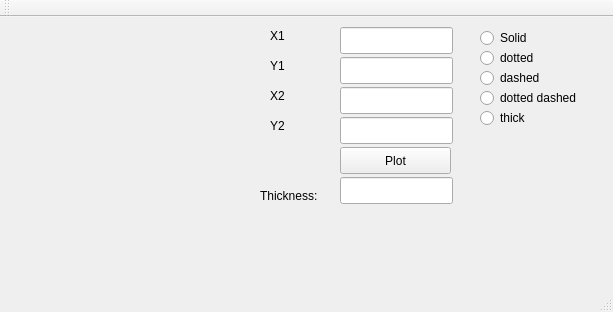
<?xml version="1.0" encoding="UTF-8"?>
<ui version="4.0">
 <class>pixel</class>
 <widget class="QMainWindow" name="pixel">
  <property name="geometry">
   <rect>
    <x>0</x>
    <y>0</y>
    <width>613</width>
    <height>312</height>
   </rect>
  </property>
  <property name="windowTitle">
   <string>pixel</string>
  </property>
  <widget class="QWidget" name="centralWidget">
   <widget class="QLabel" name="label">
    <property name="geometry">
     <rect>
      <x>270</x>
      <y>10</y>
      <width>67</width>
      <height>17</height>
     </rect>
    </property>
    <property name="text">
     <string>X1</string>
    </property>
   </widget>
   <widget class="QLabel" name="label_2">
    <property name="geometry">
     <rect>
      <x>270</x>
      <y>40</y>
      <width>67</width>
      <height>17</height>
     </rect>
    </property>
    <property name="text">
     <string>Y1</string>
    </property>
   </widget>
   <widget class="QLabel" name="label_3">
    <property name="geometry">
     <rect>
      <x>270</x>
      <y>70</y>
      <width>67</width>
      <height>17</height>
     </rect>
    </property>
    <property name="text">
     <string>X2</string>
    </property>
   </widget>
   <widget class="QLabel" name="label_4">
    <property name="geometry">
     <rect>
      <x>270</x>
      <y>100</y>
      <width>67</width>
      <height>17</height>
     </rect>
    </property>
    <property name="text">
     <string>Y2</string>
    </property>
   </widget>
   <widget class="QLineEdit" name="lineEdit">
    <property name="geometry">
     <rect>
      <x>340</x>
      <y>10</y>
      <width>113</width>
      <height>27</height>
     </rect>
    </property>
   </widget>
   <widget class="QLineEdit" name="lineEdit_2">
    <property name="geometry">
     <rect>
      <x>340</x>
      <y>40</y>
      <width>113</width>
      <height>27</height>
     </rect>
    </property>
   </widget>
   <widget class="QLineEdit" name="lineEdit_3">
    <property name="geometry">
     <rect>
      <x>340</x>
      <y>70</y>
      <width>113</width>
      <height>27</height>
     </rect>
    </property>
   </widget>
   <widget class="QLineEdit" name="lineEdit_4">
    <property name="geometry">
     <rect>
      <x>340</x>
      <y>100</y>
      <width>113</width>
      <height>27</height>
     </rect>
    </property>
   </widget>
   <widget class="QPushButton" name="pushButton">
    <property name="geometry">
     <rect>
      <x>340</x>
      <y>130</y>
      <width>111</width>
      <height>27</height>
     </rect>
    </property>
    <property name="text">
     <string>Plot</string>
    </property>
   </widget>
   <widget class="QRadioButton" name="radioButton">
    <property name="geometry">
     <rect>
      <x>480</x>
      <y>10</y>
      <width>117</width>
      <height>22</height>
     </rect>
    </property>
    <property name="text">
     <string>Solid</string>
    </property>
    <attribute name="buttonGroup">
     <string notr="true">buttonGroup</string>
    </attribute>
   </widget>
   <widget class="QRadioButton" name="radioButton_2">
    <property name="geometry">
     <rect>
      <x>480</x>
      <y>30</y>
      <width>117</width>
      <height>22</height>
     </rect>
    </property>
    <property name="text">
     <string>dotted</string>
    </property>
    <attribute name="buttonGroup">
     <string notr="true">buttonGroup</string>
    </attribute>
   </widget>
   <widget class="QRadioButton" name="radioButton_3">
    <property name="geometry">
     <rect>
      <x>480</x>
      <y>50</y>
      <width>117</width>
      <height>22</height>
     </rect>
    </property>
    <property name="text">
     <string>dashed</string>
    </property>
    <attribute name="buttonGroup">
     <string notr="true">buttonGroup</string>
    </attribute>
   </widget>
   <widget class="QRadioButton" name="radioButton_4">
    <property name="geometry">
     <rect>
      <x>480</x>
      <y>70</y>
      <width>161</width>
      <height>22</height>
     </rect>
    </property>
    <property name="text">
     <string>dotted dashed</string>
    </property>
    <attribute name="buttonGroup">
     <string notr="true">buttonGroup</string>
    </attribute>
   </widget>
   <widget class="QRadioButton" name="radioButton_5">
    <property name="geometry">
     <rect>
      <x>480</x>
      <y>90</y>
      <width>117</width>
      <height>22</height>
     </rect>
    </property>
    <property name="text">
     <string>thick</string>
    </property>
    <attribute name="buttonGroup">
     <string notr="true">buttonGroup</string>
    </attribute>
   </widget>
   <widget class="QLineEdit" name="thicknessLabel">
    <property name="geometry">
     <rect>
      <x>340</x>
      <y>160</y>
      <width>113</width>
      <height>27</height>
     </rect>
    </property>
   </widget>
   <widget class="QLabel" name="label_5">
    <property name="geometry">
     <rect>
      <x>260</x>
      <y>170</y>
      <width>66</width>
      <height>17</height>
     </rect>
    </property>
    <property name="text">
     <string>Thickness:</string>
    </property>
   </widget>
  </widget>
  <widget class="QMenuBar" name="menuBar">
   <property name="geometry">
    <rect>
     <x>0</x>
     <y>0</y>
     <width>613</width>
     <height>25</height>
    </rect>
   </property>
  </widget>
  <widget class="QToolBar" name="mainToolBar">
   <attribute name="toolBarArea">
    <enum>TopToolBarArea</enum>
   </attribute>
   <attribute name="toolBarBreak">
    <bool>false</bool>
   </attribute>
  </widget>
  <widget class="QStatusBar" name="statusBar"/>
 </widget>
 <layoutdefault spacing="6" margin="11"/>
 <resources/>
 <connections/>
 <buttongroups>
  <buttongroup name="buttonGroup"/>
 </buttongroups>
</ui>
